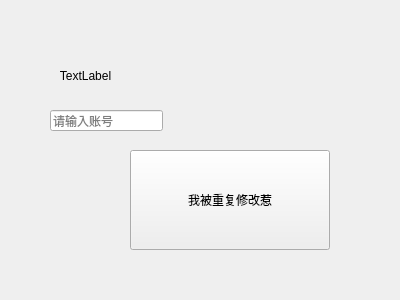
<?xml version="1.0" encoding="UTF-8"?>
<ui version="4.0">
 <class>Form</class>
 <widget class="QWidget" name="Form">
  <property name="geometry">
   <rect>
    <x>0</x>
    <y>0</y>
    <width>400</width>
    <height>300</height>
   </rect>
  </property>
  <property name="windowTitle">
   <string>Form</string>
  </property>
  <widget class="QPushButton" name="pushButton">
   <property name="geometry">
    <rect>
     <x>130</x>
     <y>150</y>
     <width>200</width>
     <height>100</height>
    </rect>
   </property>
   <property name="toolTip">
    <string extracomment="意大利香肠和蘑菇"/>
   </property>
   <property name="text">
    <string>我被重复修改惹</string>
   </property>
  </widget>
  <widget class="QLabel" name="label">
   <property name="geometry">
    <rect>
     <x>30</x>
     <y>50</y>
     <width>111</width>
     <height>51</height>
    </rect>
   </property>
   <property name="text">
    <string>TextLabel</string>
   </property>
   <property name="alignment">
    <set>Qt::AlignmentFlag::AlignCenter</set>
   </property>
  </widget>
  <widget class="QLineEdit" name="lineEdit">
   <property name="geometry">
    <rect>
     <x>50</x>
     <y>110</y>
     <width>113</width>
     <height>21</height>
    </rect>
   </property>
   <property name="placeholderText">
    <string>请输入账号</string>
   </property>
  </widget>
 </widget>
 <resources/>
 <connections/>
</ui>
